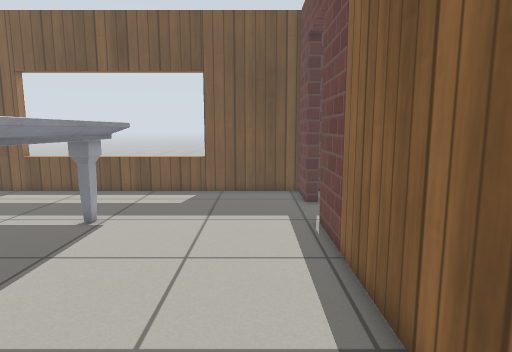
[1] (above)

22 first-person views from a walk through a world built for the Gazebo simulator. The camera is 0.9 m above the floor, tilts 8° down and sees 75° across. The floor is counted in squares, 0.25 m on a side. Each view is taken from the middle of a square. On the plan, view 1 faces up. The plan holds only what a view shows up to about 20 squares ahead; the rest is blank. The place goes on beyond the plan. Gazebo's built-in surfaces are drawn with simple patterns. Some stock models are drawn as simple stand-ins.

[2]
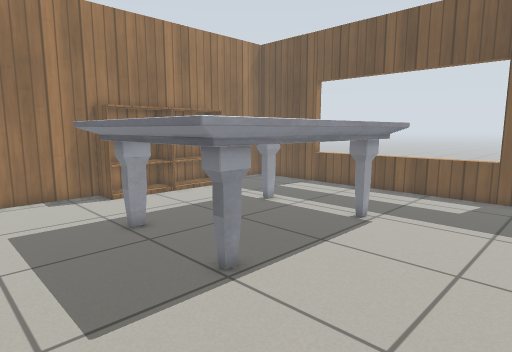

[3]
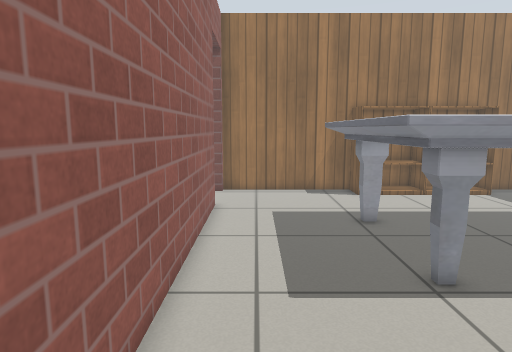

[4]
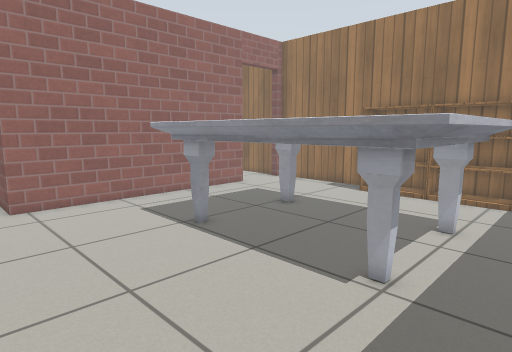

[5]
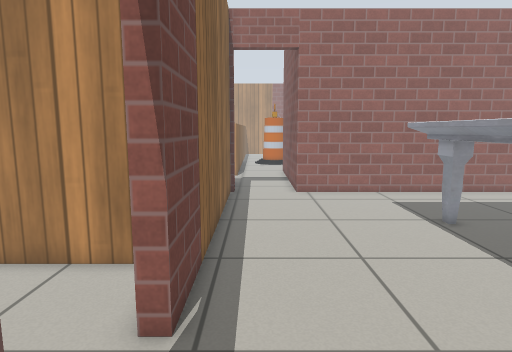

[6]
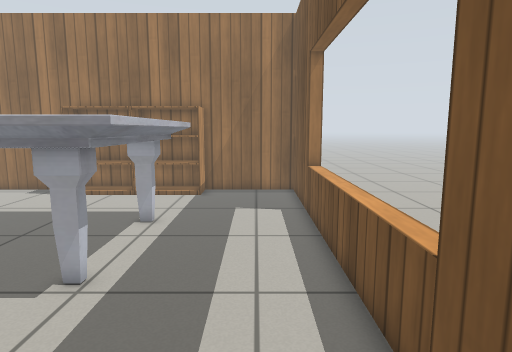

[7]
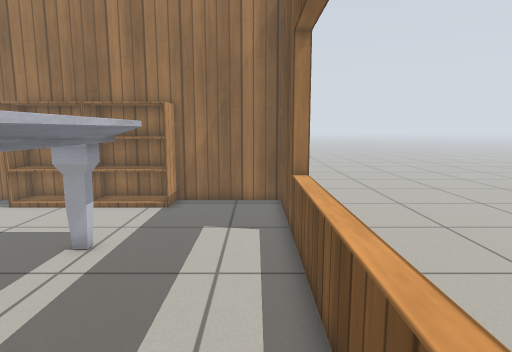

[8]
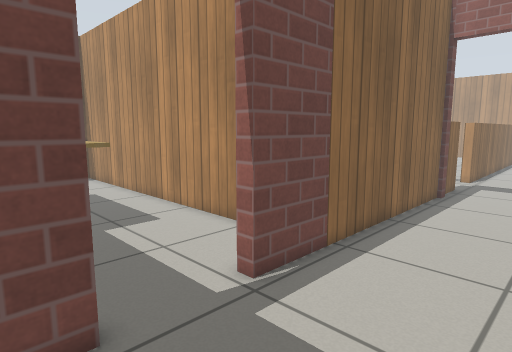

[9]
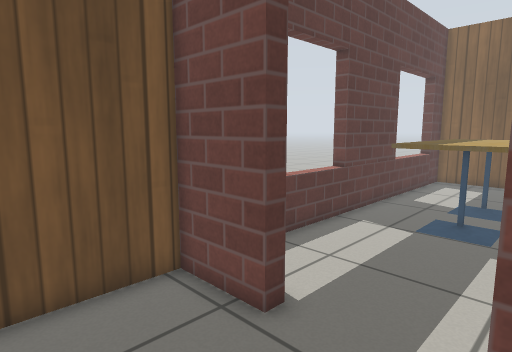

[10]
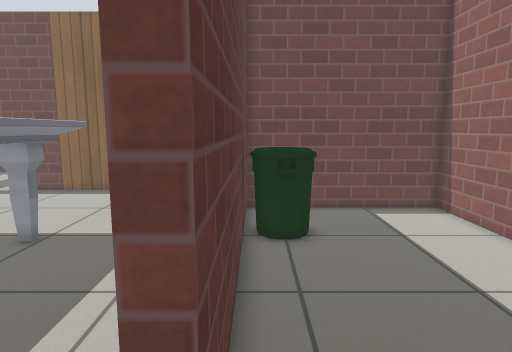

[11]
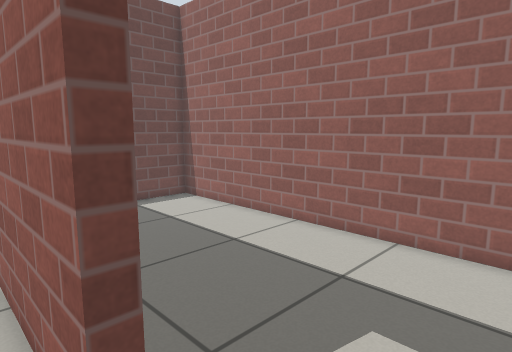

[12]
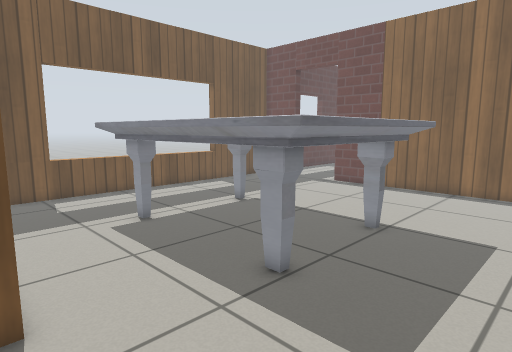

[13]
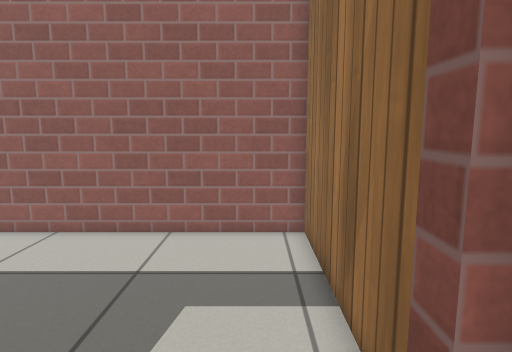

[14]
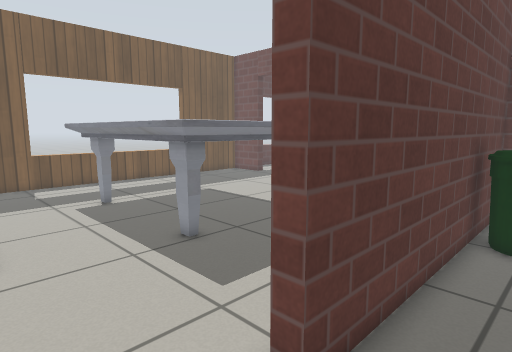

[15]
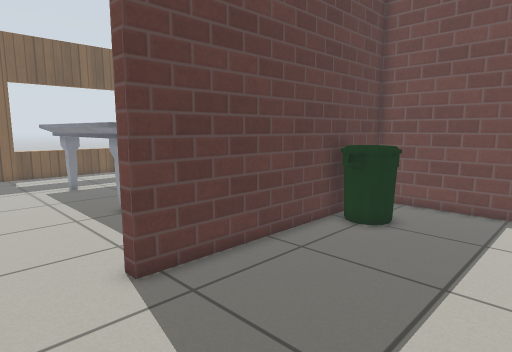

[16]
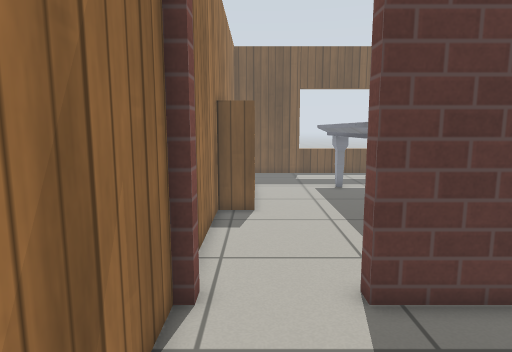

[17]
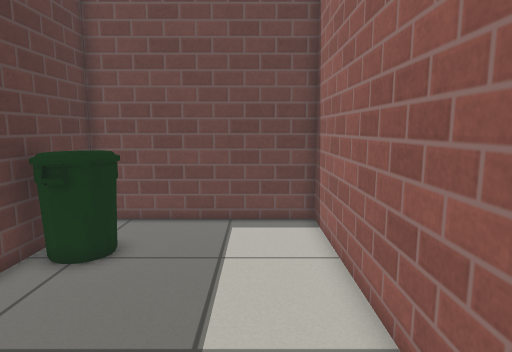

[18]
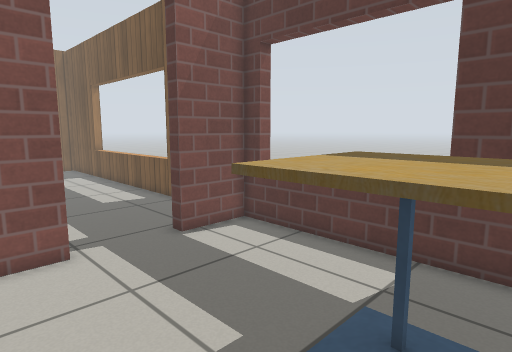

[19]
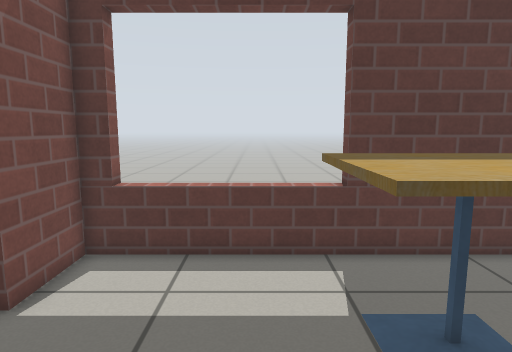

[20]
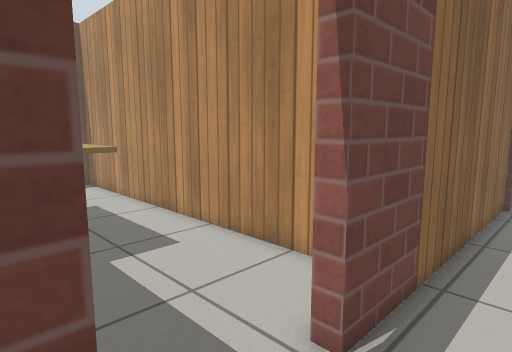

[21]
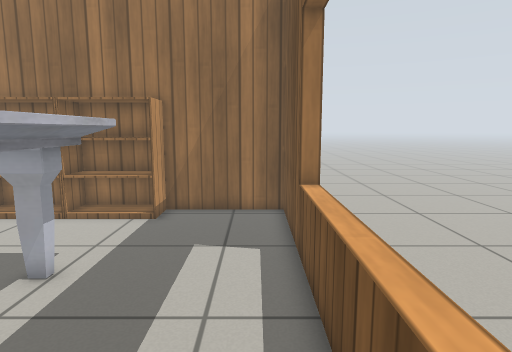

[22]
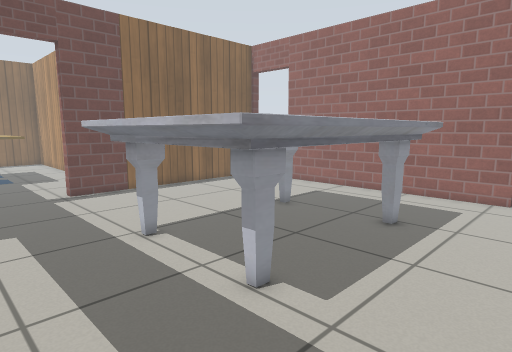

### Floor plan
Points are (right, up) in squares from view 1. A wall is a line through its corners. A room is listed if a view was taken in it or the views show most of it. See-through windows are left out.
Room 1 (views 1, 2, 3, 4, 5, 6, 7, 8, 9, 11, 12, 13, 20, 21, 22)
walls: (-14.7, -1) (-1.3, -1); (2.5, 16.2) (2.5, 19.2) (-18.7, 19.2) (-18.7, -1) (-18.3, -1); (2.5, -1) (2.5, 12.6)
ways out: open door at (-16.5, -1) to room 2; open door at (3, 14.5) to room 3; open door at (0.5, -1)
objects: bookshelf (-18, 7) to (-17, 10); bookshelf (-18, 11) to (-17, 14); marble table (-13, 4) to (-5, 14)
Room 2 (views 10, 14, 15, 16, 17)
walls: (-18.3, -1.6) (-18.7, -1.6) (-18.7, -10.4) (-1.9, -10.4) (-1.9, -1.6) (-14.7, -1.6)
ways out: open door at (-16.5, -1) to room 1
objects: bin (-7, -4) to (-5, -2)
Room 3 (views 18, 19)
walls: (3.1, 12.6) (3.1, 11); (4.3, 9.4) (14.5, 9.4); (14.5, 19.2) (3.1, 19.2) (3.1, 16.2)
ways out: open door at (3, 14.5) to room 1
objects: cafe table (9, 13) to (12, 17); cafe table (13, 14) to (14, 16)

Positions as (right, up) in squares from view 1, and headings:
1: (0, 0), facing up
2: (0, 0), facing up-left
3: (1, 1), facing left
4: (1, 16), facing down-left
5: (1, 18), facing down
6: (1, 17), facing left
7: (-2, 18), facing left
8: (-3, 18), facing down-right
9: (-2, 12), facing up-right
10: (-17, -2), facing right
11: (-18, 0), facing down-right
12: (-18, 0), facing up-right
13: (-17, 1), facing down
14: (-18, -4), facing up-right
15: (-18, -9), facing up-right
16: (-17, -8), facing up
17: (-15, -8), facing right
18: (13, 10), facing up-left
19: (8, 10), facing up
20: (0, 17), facing down-right
21: (-4, 18), facing left
22: (-17, 18), facing down-right
